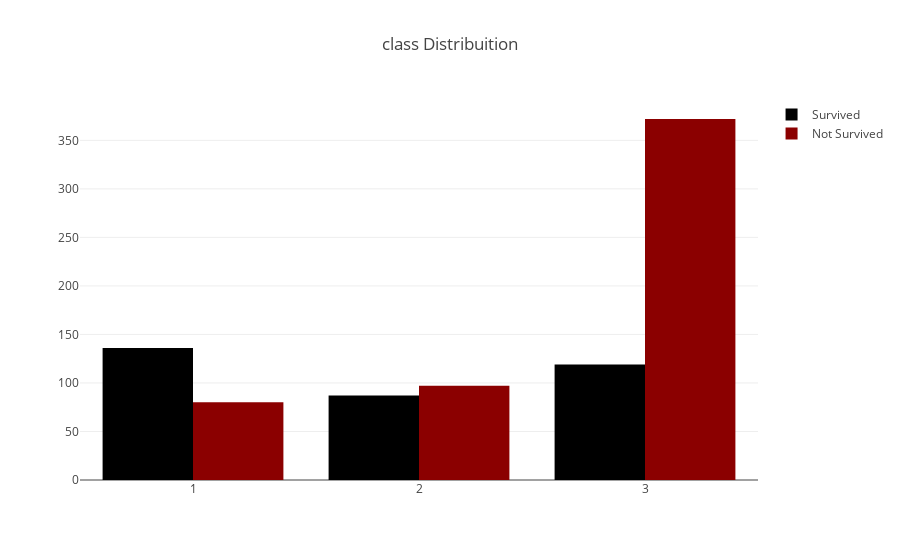

Notebook code cell kept with this figure:
### Code cell
#First plot
trace0 = go.Bar(
    x =train_df[train_df["Survived"]== 1]["Pclass"].value_counts().index.values,
    y = train_df[train_df["Survived"]== 1]["Pclass"].value_counts().values,
    name='Survived',marker=dict(color="black")
)

#Second plot
trace1 = go.Bar(
    x = train_df[train_df["Survived"]== 0]["Pclass"].value_counts().index.values,
    y = train_df[train_df["Survived"]== 0]["Pclass"].value_counts().values,
    name="Not Survived",marker=dict(color="darkred")
)

data = [trace0, trace1]

layout = go.Layout(
    title='class Distribuition'
)


fig = go.Figure(data=data, layout=layout)

py.iplot(fig, filename='class-Grouped')

### Figure 1 — Plotly figure (JSON) as saved in the notebook; plotly's stock layout.template omitted (floating-point values rounded to 4 significant figures)
{"data": [{"marker": {"color": "black"}, "name": "Survived", "type": "bar", "uid": "b88011fe-371c-4ae7-b109-a9159301ae24", "x": [1, 3, 2], "y": [136, 119, 87]}, {"marker": {"color": "darkred"}, "name": "Not Survived", "type": "bar", "uid": "026b5829-bb7f-492c-86ff-3574f74e80db", "x": [3, 2, 1], "y": [372, 97, 80]}], "layout": {"title": {"text": "class Distribuition"}}}
